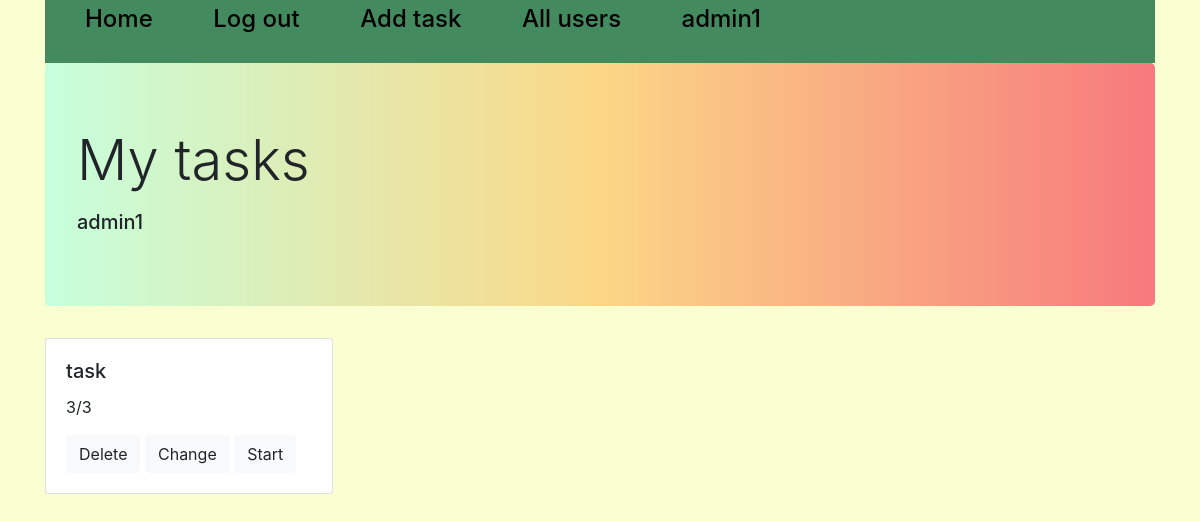
The app's page /all_tasks/1 (signed in), older data.
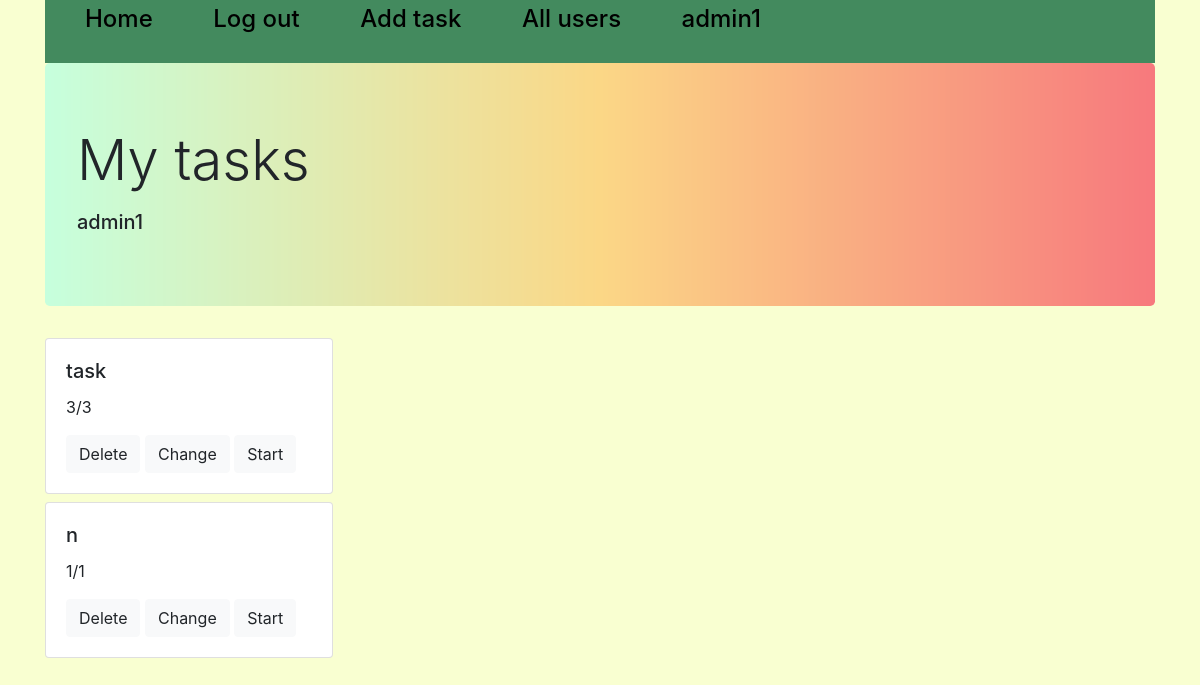
The same page, newer data.
### tables this page shows
CREATE TABLE users 
                            (id INTEGER PRIMARY KEY AUTOINCREMENT, 
                             user_name VARCHAR(50),
                             password_hash VARCHAR(128)
                             );

CREATE TABLE tasks
                                    (id INTEGER PRIMARY KEY AUTOINCREMENT,
                                     title VARCHAR(100),
                                     content VARCHAR(10000),
                                     choices VARCHAR(1000),
                                     correct_choice VARCHAR(100),
                                     user_id INTEGER 
                             );

### mainpage.py (the view)
@app.route('/all_tasks/<int:id>', methods=['GET', 'POST'])
def all_tasks(id):
    all, username = '', ''
    if 'username' not in session:
        return redirect('/login')
    if id != 0 and session['user_id'] in [1, 2]:
        all = tasks_model.get_all(id)
        username = users_base.get(id)[1]
    else:
        id = 0
    if id == 0:
        all = tasks_model.get_all(session['user_id'])
        username = ''
    titles = [x[1] for x in all]
    n = range(len(titles))
    ides_tasks = [x[0] for x in all]
    session['task_id'] = ides_tasks
    session['titles'] = titles
    contents = [i.split('\n') for i in [x[2] for x in all]]
    session['contents'] = contents
    choices = [i.split('\n') for i in [x[3] for x in all]]
    choices1 = []
    arr = []
    for i in choices:
        for j in i:
            arr.append(j.split())
        choices1.append(arr)
        arr = []
    session['choices'] = choices1
    correct_choices = [x[4].split('\n') for x in all]
    session['correct'] = correct_choices
    sc = scores.get_all()
    scores_id = [i[-1] for i in sc]
    scores1 = []
    for i in ides_tasks:
        if i in scores_id:
            n_correct = sc[scores_id.index(i)][-2]
            n_all = sc[scores_id.index(i)][-3]
        else:
            n_correct = 0
            n_all = len(session['contents'][ides_tasks.index(i)])
        scores1.append(str(n_correct) + '/' + str(n_all))
    session['scores'] = scores1
    return render_template('tasks.html', flag=True, n=n, name=username)

### DB.py (called while the page is built)
    def get(self, user_id):
        cursor = self.connection.cursor()
        cursor.execute("SELECT * FROM users WHERE id = ?", (str(user_id),))
        row = cursor.fetchone()
        return row

    def get_all(self, user_id=None):
        cursor = self.connection.cursor()
        if user_id:
            cursor.execute("SELECT * FROM tasks WHERE user_id = ?", (str(user_id),))
        else:
            cursor.execute("SELECT * FROM tasks")
        rows = cursor.fetchall()
        return rows

    def get_all(self, task_id=None):
        cursor = self.connection.cursor()
        if task_id:
            cursor.execute("SELECT * FROM scores WHERE task_id = ?", (str(task_id),))
        else:
            cursor.execute("SELECT * FROM scores")
        rows = cursor.fetchall()
        return rows

### templates/tasks.html (shortened to what this page needs)
{% extends "base.html" %}
{% block content %}
<div class="container">
    <div class="jumbotron" style="background-image: url(/static/gradientyellow.jpg); background-size: 100%;">
        <h1 class="display-4">My tasks</h1>
        <p class="lead">
        <h5>{{name}}</h5>
    </div>
    {% if flag %}
    {% for i in n%}
    <div class="card" name={{i}} value={{i}} style="width: 18rem;">
        <div class="card-body">
            <h5 class="card-title">{{session['titles'][i]}}</h5>
            <p class="card-text">{{session['scores'][i]}}</p>
            {% if session['user_id'] == 1 or session['user_id'] == 2 %}
            <a href="/delete/{{session['task_id'][i]}}" class="btn btn-light">Delete</a>
            <a href="/add_task/{{session['titles'][i]}}" class="btn btn-light">Change</a>
            {% endif %}
            <a href="/task/{{i}}" class="btn btn-light">Start</a>
        </div>
    </div>
    {% endfor %}
    {% endif %}
</div>
{% endblock %}

### templates/base.html (shortened to what this page needs)
<!DOCTYPE html>
<html lang="en">
<head>
    <link rel="stylesheet" href="https://stackpath.bootstrapcdn.com/bootstrap/4.3.1/css/bootstrap.min.css"
>
</head>
<body>
<div class="top_line">
    <div class="container">
        <div class="col-md-12">
            <div class="row">
                <div class="top_nav" style="background-color: #438a5e;">
                    <ul>
                        {% if "username" in session %}
                        <li><a class="navbar-brand" href="/homepage"><h4>Home</h4></a></li>
                        <li><a class="navbar-brand" href="/login"><h4>Log out</h4></a></li>
                        {% if session['user_id'] == 1 or session['user_id'] == 2 %}
                        <li><a class="navbar-brand" href="/add_task/''"><h4>Add task</h4></a></li>
                        <li><a class="navbar-brand" href="/all_users"><h4>All users</h4></a></li>
                        {% endif %}
                        <li><a class="navbar-brand" href="/logout"><h4>{{session['username']}}</h4></a></li>
                        {% endif %}
                    </ul>
                </div>
            </div>
        </div>
    </div>
</div>
{% block content %}{% endblock %}
</body>
</html>

### templates/base.html (style rules this page uses)
body { background-color: #f9ffd1; }
.top_nav { width: 100%; }
.top_nav ul li { list-style-type: none; display: inline-block; vertical-align: center; padding-right: 40px; }
.top_nav a { color: black; }

Row changes from the older to the newer data that the page shows:
added tasks: title "n"
Text that changed along with them:
new list line: "1/1 Delete Change Start"
